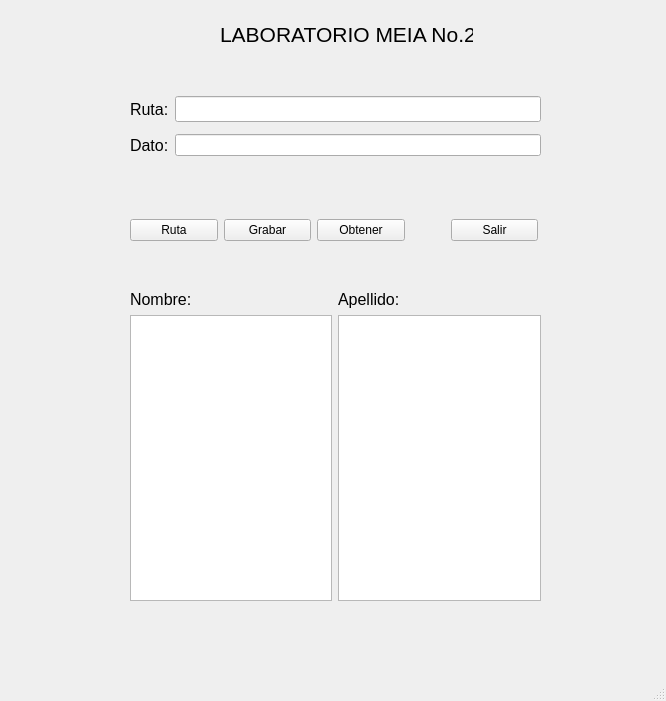
<?xml version="1.0" encoding="UTF-8"?>
<ui version="4.0">
 <class>MainWindow</class>
 <widget class="QMainWindow" name="MainWindow">
  <property name="geometry">
   <rect>
    <x>0</x>
    <y>0</y>
    <width>666</width>
    <height>701</height>
   </rect>
  </property>
  <property name="windowTitle">
   <string>MainWindow</string>
  </property>
  <widget class="QWidget" name="centralwidget">
   <widget class="QLabel" name="lbl_title">
    <property name="geometry">
     <rect>
      <x>220</x>
      <y>20</y>
      <width>253</width>
      <height>29</height>
     </rect>
    </property>
    <property name="font">
     <font>
      <pointsize>16</pointsize>
     </font>
    </property>
    <property name="text">
     <string>LABORATORIO MEIA No.2</string>
    </property>
   </widget>
   <widget class="QWidget" name="gridLayoutWidget">
    <property name="geometry">
     <rect>
      <x>130</x>
      <y>90</y>
      <width>411</width>
      <height>74</height>
     </rect>
    </property>
    <layout class="QGridLayout" name="gridLayout">
     <item row="1" column="0">
      <widget class="QLabel" name="lbl_ruta">
       <property name="font">
        <font>
         <pointsize>12</pointsize>
        </font>
       </property>
       <property name="autoFillBackground">
        <bool>false</bool>
       </property>
       <property name="text">
        <string>Ruta:</string>
       </property>
      </widget>
     </item>
     <item row="2" column="1">
      <widget class="QLineEdit" name="lnEd_dato"/>
     </item>
     <item row="2" column="0">
      <widget class="QLabel" name="label">
       <property name="font">
        <font>
         <pointsize>12</pointsize>
        </font>
       </property>
       <property name="text">
        <string>Dato:</string>
       </property>
      </widget>
     </item>
     <item row="1" column="1">
      <widget class="QLineEdit" name="lnEd_ruta">
       <property name="font">
        <font>
         <pointsize>11</pointsize>
        </font>
       </property>
       <property name="readOnly">
        <bool>true</bool>
       </property>
       <property name="clearButtonEnabled">
        <bool>false</bool>
       </property>
      </widget>
     </item>
    </layout>
   </widget>
   <widget class="QWidget" name="gridLayoutWidget_2">
    <property name="geometry">
     <rect>
      <x>130</x>
      <y>190</y>
      <width>408</width>
      <height>80</height>
     </rect>
    </property>
    <layout class="QGridLayout" name="gridLayout_2">
     <item row="0" column="2">
      <widget class="QPushButton" name="btn_obtener">
       <property name="text">
        <string>Obtener</string>
       </property>
      </widget>
     </item>
     <item row="0" column="5">
      <widget class="QPushButton" name="btn_salir">
       <property name="text">
        <string>Salir</string>
       </property>
      </widget>
     </item>
     <item row="0" column="0">
      <widget class="QPushButton" name="btn_ruta">
       <property name="text">
        <string>Ruta</string>
       </property>
      </widget>
     </item>
     <item row="0" column="3">
      <spacer name="verticalSpacer">
       <property name="orientation">
        <enum>Qt::Orientation::Vertical</enum>
       </property>
       <property name="sizeHint" stdset="0">
        <size>
         <width>20</width>
         <height>40</height>
        </size>
       </property>
      </spacer>
     </item>
     <item row="0" column="1">
      <widget class="QPushButton" name="btn_grabar">
       <property name="text">
        <string>Grabar</string>
       </property>
      </widget>
     </item>
     <item row="0" column="4">
      <spacer name="verticalSpacer_2">
       <property name="orientation">
        <enum>Qt::Orientation::Vertical</enum>
       </property>
       <property name="sizeHint" stdset="0">
        <size>
         <width>20</width>
         <height>40</height>
        </size>
       </property>
      </spacer>
     </item>
    </layout>
   </widget>
   <widget class="QWidget" name="gridLayoutWidget_3">
    <property name="geometry">
     <rect>
      <x>130</x>
      <y>290</y>
      <width>411</width>
      <height>311</height>
     </rect>
    </property>
    <layout class="QGridLayout" name="gridLayout_3">
     <item row="0" column="0">
      <widget class="QLabel" name="lbl_nombre">
       <property name="font">
        <font>
         <pointsize>12</pointsize>
        </font>
       </property>
       <property name="text">
        <string>Nombre:</string>
       </property>
      </widget>
     </item>
     <item row="1" column="0">
      <widget class="QPlainTextEdit" name="pTEd_nombre">
       <property name="readOnly">
        <bool>true</bool>
       </property>
      </widget>
     </item>
     <item row="1" column="1">
      <widget class="QPlainTextEdit" name="pTEd_apellido">
       <property name="readOnly">
        <bool>true</bool>
       </property>
      </widget>
     </item>
     <item row="0" column="1">
      <widget class="QLabel" name="lbl_apellido">
       <property name="font">
        <font>
         <pointsize>12</pointsize>
        </font>
       </property>
       <property name="text">
        <string>Apellido:</string>
       </property>
      </widget>
     </item>
    </layout>
   </widget>
  </widget>
  <widget class="QMenuBar" name="menubar">
   <property name="geometry">
    <rect>
     <x>0</x>
     <y>0</y>
     <width>666</width>
     <height>30</height>
    </rect>
   </property>
  </widget>
  <widget class="QStatusBar" name="statusbar"/>
 </widget>
 <resources/>
 <connections/>
</ui>
